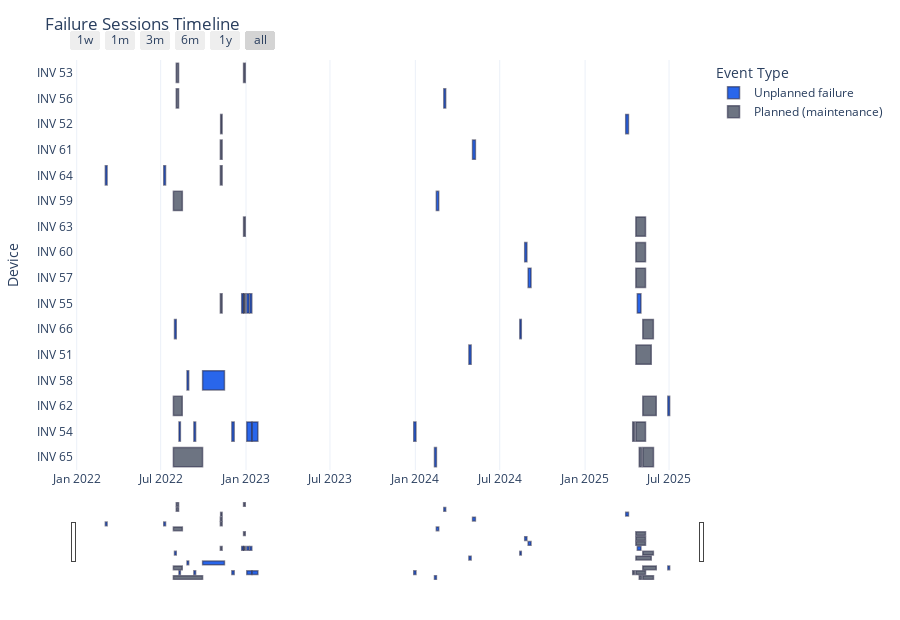

Write notebook code for a chart like this one.
### Code cell
visualize_failure_timeline(filtered_sessions)

### Figure 1 — Plotly figure (JSON) as saved in the notebook; plotly's stock layout.template omitted (floating-point values rounded to 4 significant figures; data arrays with more than 128 entries replaced by an {"elided": "..."} marker saying what was removed)
{"data": [{"alignmentgroup": "True", "base": ["2024-04-25T12:55:00", "2025-03-29T13:55:00", "2022-08-09T11:10:00", "2022-09-10T14:45:00", "2022-12-01T11:55:00", "2023-01-02T16:40:00", "2023-01-14T07:45:00", "2023-12-28T15:30:00", "2022-12-22T16:25:00", "2023-01-02T15:20:00", "2023-01-09T15:20:00", "2025-04-23T14:35:00", "2024-03-02T10:55:00", "2024-08-31T06:30:00", "2022-08-26T19:35:00", "2022-09-29T09:30:00", "2024-02-15T08:10:00", "2024-08-23T19:30:00", "2024-05-03T09:00:00", "2025-06-28T10:20:00", "2022-03-03T17:35:00", "2022-07-07T15:30:00", "2024-02-11T08:10:00", "2022-07-30T20:05:00", "2024-08-13T07:05:00"], "customdata": {"elided": "25x6 mixed values"}, "hovertemplate": "<b>%{y}</b><br>Session ID: %{customdata[0]}<br>Start: %{customdata[1]|%Y-%m-%d %H:%M}<br>End: %{customdata[2]|%Y-%m-%d %H:%M}<br>Duration (hrs): %{customdata[3]:.2f}<br>", "legendgroup": "Unplanned failure", "marker": {"color": "#2563eb", "line": {"color": "rgba(30,30,60,0.55)", "width": 1.5}, "pattern": {"shape": ""}}, "name": "Unplanned failure", "offsetgroup": "Unplanned failure", "opacity": 0.98, "orientation": "h", "showlegend": true, "textposition": "auto", "type": "bar", "x": [414300000, 513300000, 261000000, 320400000, 427500000, 931200000, 1055400000, 408900000, 324300000, 411600000, 333000000, 671400000, 344100000, 535200000, 307800000, 4071300000, 439800000, 406200000, 532200000, 335700000, 324900000, 333600000, 359100000, 321300000, 276600000], "xaxis": "x", "y": ["INV 51", "INV 52", "INV 54", "INV 54", "INV 54", "INV 54", "INV 54", "INV 54", "INV 55", "INV 55", "INV 55", "INV 55", "INV 56", "INV 57", "INV 58", "INV 58", "INV 59", "INV 60", "INV 61", "INV 62", "INV 64", "INV 64", "INV 65", "INV 66", "INV 66"], "yaxis": "y"}, {"alignmentgroup": "True", "base": ["2025-04-20T13:35:00", "2022-11-07T06:35:00", "2022-08-03T15:50:00", "2022-12-26T16:45:00", "2025-04-13T16:10:00", "2025-04-20T11:20:00", "2022-11-06T16:50:00", "2022-12-26T16:45:00", "2022-08-03T15:50:00", "2025-04-20T10:35:00", "2022-07-28T09:55:00", "2025-04-20T11:20:00", "2022-11-06T16:50:00", "2022-07-28T10:05:00", "2025-05-05T10:25:00", "2022-12-26T16:45:00", "2025-04-20T10:35:00", "2022-11-06T16:50:00", "2022-07-28T10:05:00", "2025-04-27T17:55:00", "2025-05-05T10:25:00", "2025-05-05T10:25:00"], "customdata": {"elided": "22x6 mixed values"}, "hovertemplate": "<b>%{y}</b><br>Session ID: %{customdata[0]}<br>Start: %{customdata[1]|%Y-%m-%d %H:%M}<br>End: %{customdata[2]|%Y-%m-%d %H:%M}<br>Duration (hrs): %{customdata[3]:.2f}<br>", "legendgroup": "Planned (maintenance)", "marker": {"color": "#6b7280", "line": {"color": "rgba(30,30,60,0.55)", "width": 1.5}, "pattern": {"shape": ""}}, "name": "Planned (maintenance)", "offsetgroup": "Planned (maintenance)", "opacity": 0.98, "orientation": "h", "showlegend": true, "textposition": "auto", "type": "bar", "x": [2856300000, 271800000, 423900000, 318300000, 324000000, 1798500000, 323100000, 318000000, 423300000, 1801200000, 1667100000, 1798500000, 324900000, 1651800000, 2507700000, 318300000, 1802400000, 325500000, 5436900000, 413100000, 1993500000, 1970700000], "xaxis": "x", "y": ["INV 51", "INV 52", "INV 53", "INV 53", "INV 54", "INV 54", "INV 55", "INV 55", "INV 56", "INV 57", "INV 59", "INV 60", "INV 61", "INV 62", "INV 62", "INV 63", "INV 63", "INV 64", "INV 65", "INV 65", "INV 65", "INV 66"], "yaxis": "y"}], "layout": {"bargap": 0.25, "barmode": "overlay", "height": 620, "legend": {"title": {"text": "Event Type"}, "tracegroupgap": 0}, "margin": {"b": 40, "l": 70, "r": 30, "t": 60}, "title": {"text": "Failure Sessions Timeline"}, "xaxis": {"anchor": "y", "domain": [0, 1], "rangeselector": {"buttons": [{"count": 7, "label": "1w", "step": "day", "stepmode": "backward"}, {"count": 1, "label": "1m", "step": "month", "stepmode": "backward"}, {"count": 3, "label": "3m", "step": "month", "stepmode": "backward"}, {"count": 6, "label": "6m", "step": "month", "stepmode": "backward"}, {"count": 1, "label": "1y", "step": "year", "stepmode": "backward"}, {"step": "all"}]}, "rangeslider": {"visible": true}, "showgrid": true, "type": "date"}, "yaxis": {"anchor": "x", "autorange": "reversed", "categoryarray": ["INV 53", "INV 56", "INV 52", "INV 61", "INV 64", "INV 59", "INV 63", "INV 60", "INV 57", "INV 55", "INV 66", "INV 51", "INV 58", "INV 62", "INV 54", "INV 65"], "categoryorder": "array", "domain": [0, 1], "title": {"text": "Device"}}}}
